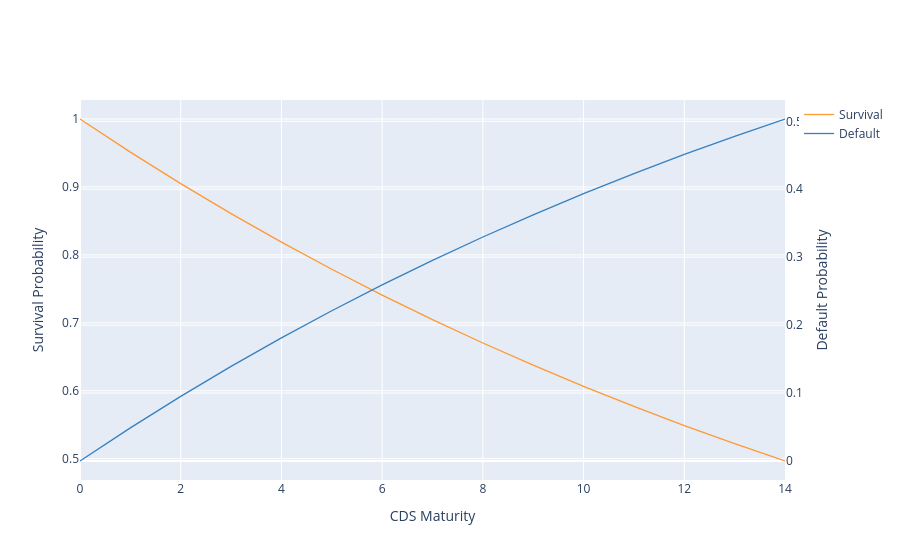

Notebook source saved alongside this figure:
### Code cell
data.iplot(
    title='Survival vs Default Probability with Constant Lambda',
    layout=dict(
        xaxis=dict(
            title='CDS Maturity'
        ),
        yaxis=dict(
            title='Survival Probability'
        )
    ),
    secondary_y='Default',
    secondary_y_title='Default Probability'
)

### Figure 1 — Plotly figure (JSON) as saved in the notebook; plotly's stock layout.template omitted (floating-point values rounded to 4 significant figures)
{"data": [{"line": {"color": "rgba(255, 153, 51, 1.0)", "dash": "solid", "shape": "linear", "width": 1.3}, "mode": "lines", "name": "Survival", "text": "", "type": "scatter", "x": [0, 1, 2, 3, 4, 5, 6, 7, 8, 9, 10, 11, 12, 13, 14], "y": [1.0, 0.9512, 0.9048, 0.8607, 0.8187, 0.7788, 0.7408, 0.7047, 0.6703, 0.6376, 0.6065, 0.5769, 0.5488, 0.522, 0.4966]}, {"line": {"color": "rgba(55, 128, 191, 1.0)", "dash": "solid", "shape": "linear", "width": 1.3}, "mode": "lines", "name": "Default", "text": "", "type": "scatter", "x": [0, 1, 2, 3, 4, 5, 6, 7, 8, 9, 10, 11, 12, 13, 14], "xaxis": "x", "y": [0.0, 0.04877, 0.09516, 0.1393, 0.1813, 0.2212, 0.2592, 0.2953, 0.3297, 0.3624, 0.3935, 0.4231, 0.4512, 0.478, 0.5034], "yaxis": "y2"}], "layout": {"xaxis": {"title": {"text": "CDS Maturity"}}, "yaxis": {"title": {"text": "Survival Probability"}}, "yaxis2": {"anchor": "x", "overlaying": "y", "side": "right", "title": {"text": "Default Probability"}}}}
